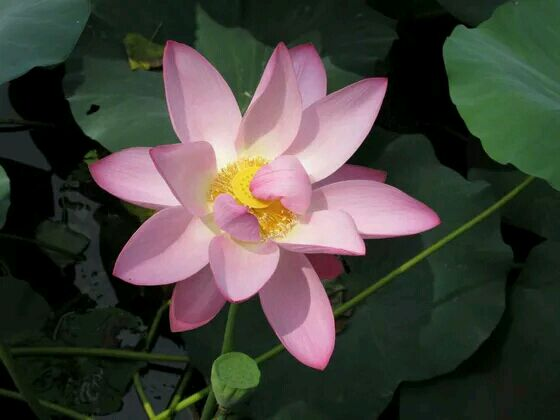
#> input picture 21天学通Python_源代码/C19/a.jpg, 560 x 420 px
$ python a19_4.py
#> lines starting #> are read from the running program, lines starting #| are printed output that depends on the picture
from PIL import Image

imga = Image.open('a.jpg')
#> imga is the input picture: PIL image 560x420 RGB; mean R, G, B 68.9, 67.8, 60.5
print('图像格式：',imga.format)
#| 图像格式： JPEG
print('图像模式：',imga.mode)
#| 图像模式： RGB
print('图像尺寸：',imga.size)
#| 图像尺寸： (560, 420)
print('图像通道列表：',imga.getbands())
#| 图像通道列表： ('R', 'G', 'B')
# print('统计直方图列表：',imga.histogram())
imgb = imga.copy()
imgb.thumbnail((224,168))
imgb.show()

imgc = imga.copy()
region = imgb.crop((50,50,120,120))
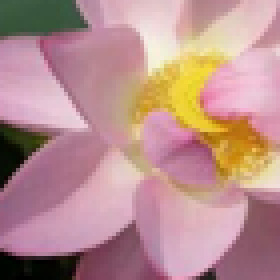
#> region: PIL image 70x70 RGB (shown 4 times larger); mean R, G, B 185.1, 143, 141.7
imgc.paste(region,(130,130))
imgc.show()

img_output = Image.new('RGB',(448,168))
#> img_output: PIL image 448x168 RGB; every value is 0
img_output.paste(imgb,(0,0))
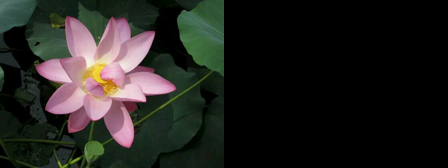
#> img_output: PIL image 448x168 RGB; mean R, G, B 34.5, 33.9, 30.3
img_output.show()
b = imgb.convert('CMYK')
img_output.paste(b,(224,0))
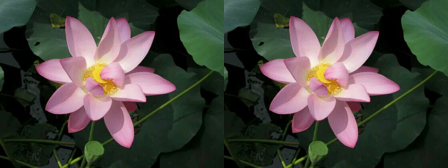
#> img_output: PIL image 448x168 RGB; mean R, G, B 68.9, 67.8, 60.5
img_output.show()

flip = b.transpose(Image.FLIP_LEFT_RIGHT)
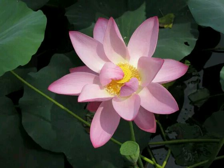
#> flip: PIL image 224x168 CMYK; mean R, G, B 68.9, 67.8, 60.5
img_output.paste(flip,(224,0))
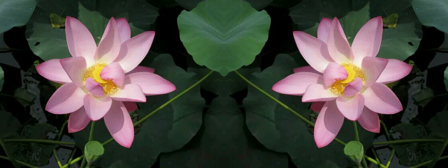
#> img_output: PIL image 448x168 RGB; mean R, G, B 68.9, 67.8, 60.5
img_output.show()

b = imgb.convert('L')
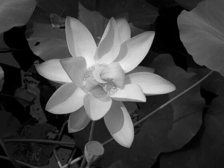
#> b: PIL image 224x168 L; min 0, max 242, mean 67.3
img_output.paste(b,(224,0))
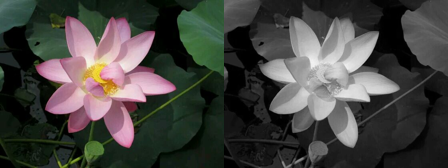
#> img_output: PIL image 448x168 RGB; mean R, G, B 68.1, 67.6, 63.9
img_output.show()

#> (the run stopped early here; a loop or call above may not have finished)

$ run again, with 21天学通Python_源代码/C19/c.jpg copied over 21天学通Python_源代码/C19/a.jpg
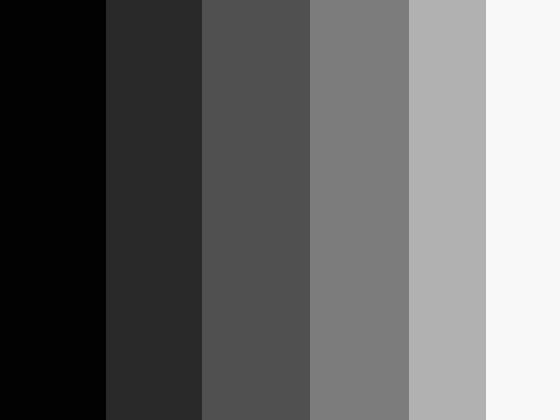
#> input picture 21天学通Python_源代码/C19/c.jpg, 560 x 420 px
#> imga is the input picture: PIL image 560x420 L; min 1, max 248, mean 101.9
#| 图像格式： JPEG
#| 图像模式： L
#| 图像尺寸： (560, 420)
#| 图像通道列表： ('L',)
#> `flip = b.transpose(Image.FLIP_LEFT_RIGHT)`:
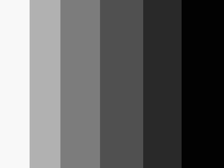
#> flip: PIL image 224x168 CMYK; min 0, max 251, mean 101.9
#> `img_output.paste(flip,(224,0))`:
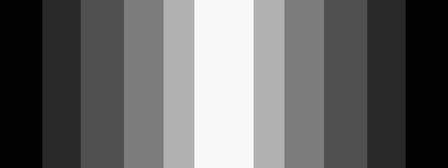
#> img_output: PIL image 448x168 RGB; min 0, max 251, mean 101.9
